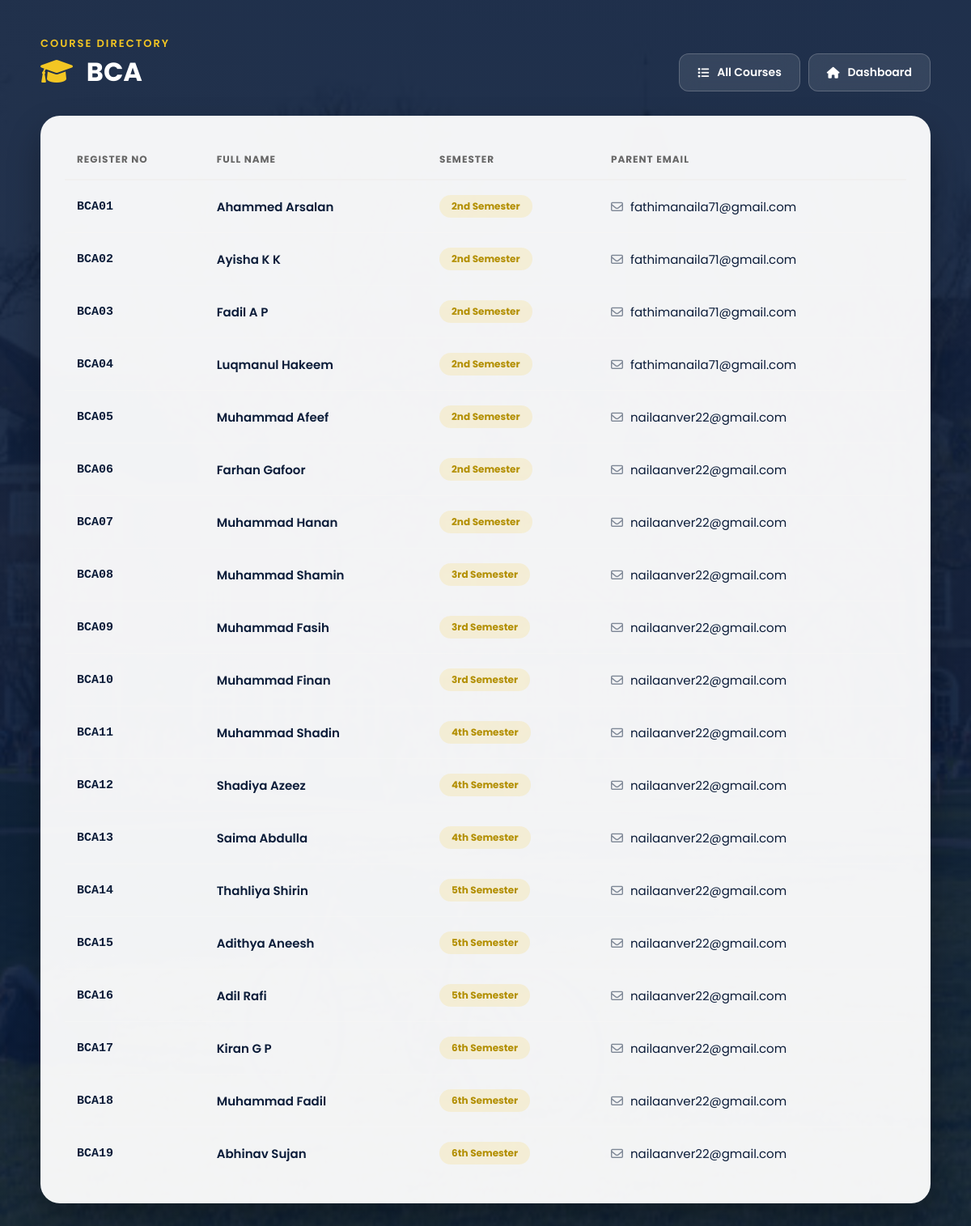
/adminpanel/courses/BCA/, run on the app's committed database.
### students/models.py (models this page shows, shortened)
class Student(models.Model):
    COURSE_CHOICES = (
        ('BCA', 'BCA'),
        ('BSC_CS', 'BSc Computer Science'),
        ('BSC_IT', 'BSc Information Technology'),
        ('BCOM', 'BCom'),
        ('BA', 'BA'),
    )
    user = models.OneToOneField(
        User,
        on_delete=models.CASCADE,
        related_name='student_profile',blank=True,null=True
    )
    course = models.CharField(max_length=20, choices=COURSE_CHOICES)
    SEMESTER_CHOICES = [
    (1, '1st Semester'),
    (2, '2nd Semester'),
    (3, '3rd Semester'),
    (4, '4th Semester'),
    (5, '5th Semester'),
    (6, '6th Semester'),
    ]
    semester = models.PositiveIntegerField(
        choices=SEMESTER_CHOICES,
        default=1
    )
    parent = models.OneToOneField(
        User,
        on_delete=models.CASCADE,
        related_name='parent_student',
        null=True,
        blank=True
    )
    first_name = models.CharField(max_length=50,blank=True)   # Student first name
    last_name = models.CharField(max_length=50,blank=True)    # Student last name
    father_name = models.CharField(max_length=100,blank=True)
    mother_name = models.CharField(max_length=100,blank=True)
    register_number = models.CharField(
        max_length=20,
        unique=True,blank=True
    )
    date_of_birth = models.DateField()
    profile_photo = models.ImageField(
        upload_to='student_profiles/',
        blank=True,
        null=True
    )
    parent_email = models.EmailField(blank=True, null=True)
    otp = models.CharField(max_length=6, blank=True, null=True)  # store OTP
    otp_created_at = models.DateTimeField(blank=True, null=True)  # store OTP timestamp

### adminpanel/views.py (the view)
# urls.py: path('courses/<str:course>/', views.course_detail, name='course-detail'),
def course_detail(request, course):
    students = Student.objects.filter(course=course).order_by('semester')
    return render(request, 'courses/course_detail.html', {
        'students': students,
        'course_code': course,
        'course_name': dict(Student.COURSE_CHOICES).get(course)
    })

### notifications/context_processors.py (called while the page is built)
def notification_count(request):
    if request.user.is_authenticated:
        count = Notification.objects.filter(
            recipient=request.user,
            is_read=False
        ).count()
    else:
        count = 0
    return {
        'unread_notification_count': count
    }

### templates/courses/course_detail.html (shortened to what this page needs)
{% extends 'base.html' %}
{% load static %}
{% block content %}
<link rel="stylesheet" href="https://cdnjs.cloudflare.com/ajax/libs/font-awesome/6.0.0/css/all.min.css">
<div class="detail-container">
    <div class="header-section">
        <div class="course-info">
            <span>Course Directory</span>
            <h2>
                <i class="fa-solid fa-graduation-cap" style="color: var(--gold); margin-right: 10px;"></i>
                {{ course_name }}
            </h2>
        </div>
        <div style="display: flex; gap: 10px;">
            <a href="{% url 'course-list' %}" class="back-btn">
                <i class="fa-solid fa-list"></i> All Courses
            </a>
            <a href="{% url 'admin-dashboard' %}" class="back-btn">
                <i class="fa-solid fa-house"></i> Dashboard
            </a>
        </div>
    </div>
    <div class="table-card">
        <table class="styled-table">
            <thead>
                <tr>
                    <th>Register No</th>
                    <th>Full Name</th>
                    <th>Semester</th>
                    <th>Parent Email</th>
                </tr>
            </thead>
            <tbody>
                {% for student in students %}
                <tr>
                    <td data-label="Register No" class="reg-no">
                        {{ student.register_number }}
                    </td>
                    <td data-label="Name" class="student-name">
                        {{ student.first_name }} {{ student.last_name }}
                    </td>
                    <td data-label="Semester">
                        <span class="semester-badge">
                            {{ student.get_semester_display }}
                        </span>
                    </td>
                    <td data-label="Parent Email" class="email-text">
                        <i class="fa-regular fa-envelope" style="margin-right: 5px; opacity: 0.5;"></i>
                        {{ student.parent_email|default:"Not Linked" }}
                    </td>
                </tr>
                {% endfor %}
            </tbody>
        </table>
    </div>
</div>
{% endblock %}

### data on the page
Student: register_number "BCA01", first_name "Ahammed", last_name "Arsalan", semester "2nd Semester", parent_email "fathimanaila71@gmail.com"
Student: register_number "BCA02", first_name "Ayisha", last_name "K K", semester "2nd Semester", parent_email "fathimanaila71@gmail.com"
Student: register_number "BCA03", first_name "Fadil", last_name "A P", semester "2nd Semester", parent_email "fathimanaila71@gmail.com"
Student: register_number "BCA04", first_name "Luqmanul", last_name "Hakeem", semester "2nd Semester", parent_email "fathimanaila71@gmail.com"
Student: register_number "BCA05", first_name "Muhammad", last_name "Afeef", semester "2nd Semester", parent_email "nailaanver22@gmail.com"
Student: register_number "BCA06", first_name "Farhan", last_name "Gafoor", semester "2nd Semester", parent_email "nailaanver22@gmail.com"
Student: register_number "BCA07", first_name "Muhammad", last_name "Hanan", semester "2nd Semester", parent_email "nailaanver22@gmail.com"
Student: register_number "BCA08", first_name "Muhammad", last_name "Shamin", semester "3rd Semester", parent_email "nailaanver22@gmail.com"
Student: register_number "BCA09", first_name "Muhammad", last_name "Fasih", semester "3rd Semester", parent_email "nailaanver22@gmail.com"
Student: register_number "BCA10", first_name "Muhammad", last_name "Finan", semester "3rd Semester", parent_email "nailaanver22@gmail.com"
Student: register_number "BCA11", first_name "Muhammad", last_name "Shadin", semester "4th Semester", parent_email "nailaanver22@gmail.com"
Student: register_number "BCA12", first_name "Shadiya", last_name "Azeez", semester "4th Semester", parent_email "nailaanver22@gmail.com"
Student: register_number "BCA13", first_name "Saima", last_name "Abdulla", semester "4th Semester", parent_email "nailaanver22@gmail.com"
Student: register_number "BCA14", first_name "Thahliya", last_name "Shirin", semester "5th Semester", parent_email "nailaanver22@gmail.com"
Student: register_number "BCA15", first_name "Adithya", last_name "Aneesh", semester "5th Semester", parent_email "nailaanver22@gmail.com"
Student: register_number "BCA16", first_name "Adil", last_name "Rafi", semester "5th Semester", parent_email "nailaanver22@gmail.com"
Student: register_number "BCA17", first_name "Kiran", last_name "G P", semester "6th Semester", parent_email "nailaanver22@gmail.com"
Student: register_number "BCA18", first_name "Muhammad", last_name "Fadil", semester "6th Semester", parent_email "nailaanver22@gmail.com"
Student: register_number "BCA19", first_name "Abhinav", last_name "Sujan", semester "6th Semester", parent_email "nailaanver22@gmail.com"

### other printed values
{{ course_name }} "BCA"
